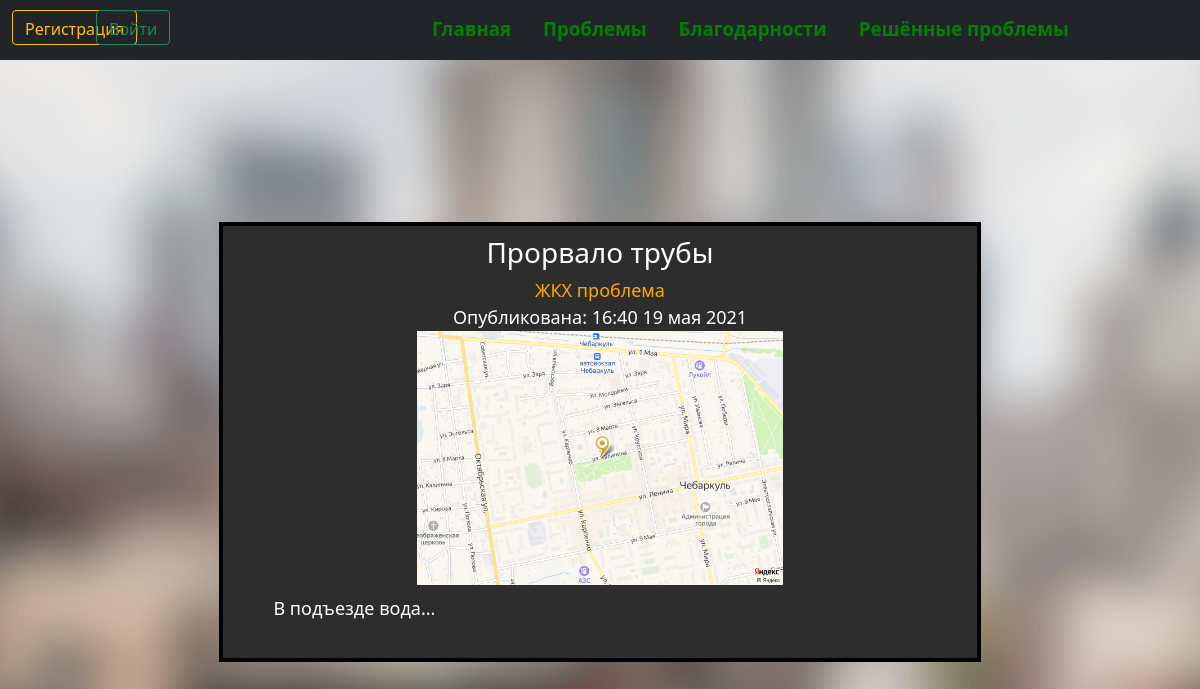
Before: /problem/5 with the older database file.
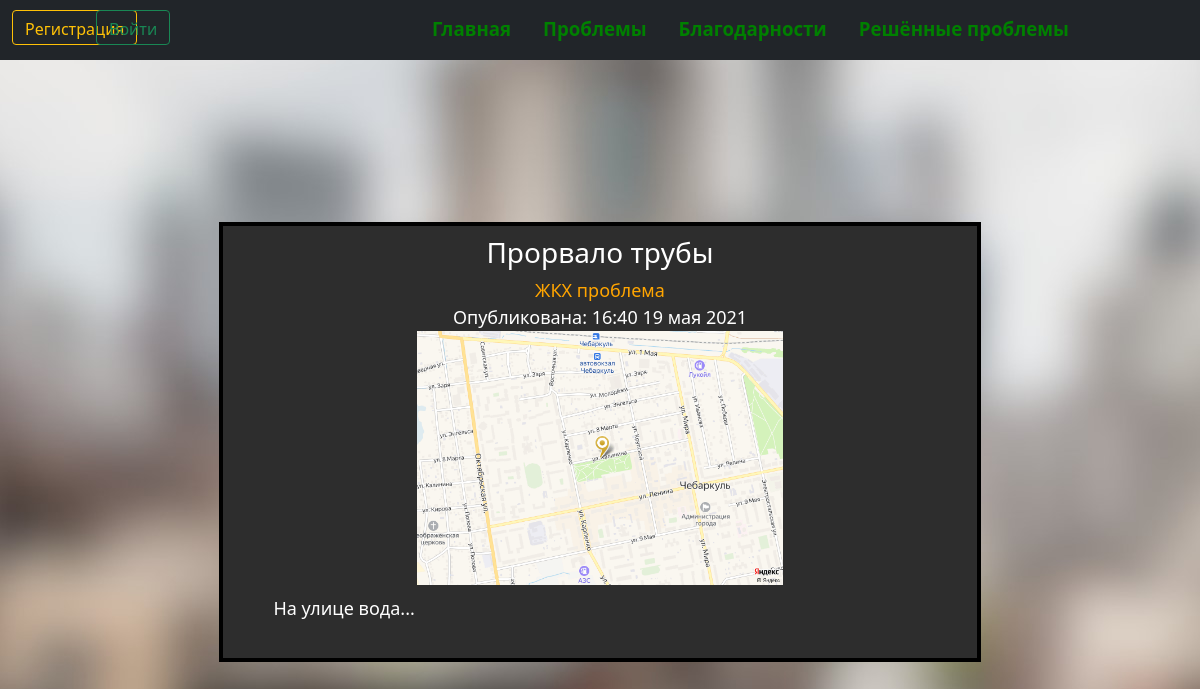
After: the same page with the newer database file.
### data/complaints.py (models this page shows, shortened)
class Complaint(SqlAlchemyBase, UserMixin, SerializerMixin):
    __tablename__ = 'complaints'
    id = sqlalchemy.Column(sqlalchemy.Integer, primary_key=True, autoincrement=True)
    name = sqlalchemy.Column(sqlalchemy.String, nullable=True)
    description = sqlalchemy.Column(sqlalchemy.String, nullable=True)
    photo = sqlalchemy.Column(sqlalchemy.BLOB, nullable=True)
    coordinates = sqlalchemy.Column(sqlalchemy.String, nullable=True)
    n_confirmation = sqlalchemy.Column(sqlalchemy.Integer, nullable=True, default=0)
    category = sqlalchemy.Column(sqlalchemy.String, nullable=True)
    modifed_date = sqlalchemy.Column(sqlalchemy.DateTime, default=datetime.datetime.now)

### app.py (the view)
@app.route('/problem/<int:id_problem>', methods=['GET', 'POST'])
def problem(id_problem):
    if request.method == "POST":
        request_processing(request.form)
    is_problem = db_sess.query(Complaint).filter(Complaint.id == id_problem).first()
    diction = shaping_dictionary(is_problem)
    return render_template(
        'problem.html', diction=diction, title=is_problem.name)

### constants.py (called while the page is built)
def transformation_date(date):
    date = date.split(' ')
    month = {'01': 'января', '02': 'февраля', '03': 'марта', '04': 'апреля', '05': 'мая', '06': 'июня',
             '07': 'июля', '08': 'августа', '09': 'сентября', '10': 'октября', '11': 'ноября', '12': 'декабря'}
    mod_date = f'{date[1].split(":")[0]}:{date[1].split(":")[1]} {date[0].split("-")[2]} {month[date[0].split("-")[1]]} {date[0].split("-")[0]}'
    return mod_date

def recording_img(i_id, i_photo, pape_name='img_problems'):
    if f'{i_id}.jpg' not in os.listdir(f'static/img/{pape_name}'):
        write_to_file(i_photo, f'static/img/{pape_name}/{i_id}.jpg')

### templates/problem.html (shortened to what this page needs)
{% extends "base.html" %}
{% block content %}
    <div class="object-area">
        <section>
            <article class="cell">
                <div style="text-align: center;">
                    <h3>{{ diction['name'] }}</h3>
                        <div style="color: {{ diction['color'] }}">{{ diction['category'] }} проблема</div>
                        <div>Опубликована: {{ diction['date'] }}</div>
                        <img src="../static/img/img_problems/{{ diction['id'] }}.jpg" class="centr">
                        <p class="text-problem">  {{ diction['text'] }}</p>
                </div>
            </article>
        </section>
        </div>
{% endblock %}

### templates/base.html (shortened to what this page needs)
<!DOCTYPE html>
<html lang="en">
<head>
    <link rel="stylesheet" href="https://cdn.jsdelivr.net/npm/bootstrap@5.0.2/dist/css/bootstrap.min.css"
>
</head>
<body>
<header>
    <nav class="navbar navbar-dark bg-dark" style="height: 60px;">
        {% if current_user.is_authenticated %}
        <p><a class="navbar-brand" href="/logout" style="position: absolute; left: 2%; top: 5px; color: #fec239;">{{ current_user.name }} {{ current_user.surname }}</a></p>
        {% else %}
        <p>
            <a class="btn btn-outline-warning" href="/register" style="height: 35px; position: absolute; left: 1%; top: 10px;">Регистрация</a>
            <a class="btn btn-outline-success" href="/login" style="height: 35px; position: absolute; left: 8%; top: 10px;">Войти</a>
        </p>
        {% endif %}
        <div class="top-menu">
            <ul>
            <li><a class="nav-item nav-link active" href="/">Главная</a></li>
        <li><a class="nav-item nav-link" href="/all_problems">Проблемы</a></li>
                <li><a class="nav-item nav-link" href="/all_thanks">Благодарности</a></li>
                <li><a class="nav-item nav-link" href="/resolved_problems">Решённые проблемы</a></li>
            </ul>
        </div>
    </nav>
</header>
<main role="main" class="container">
    {% block content %}{% endblock %}
</main>
</body>
</html>

Changed rows visible on the page:
changed Complaint "Прорвало трубы": text "В подъезде вода..." → "На улице вода..."
